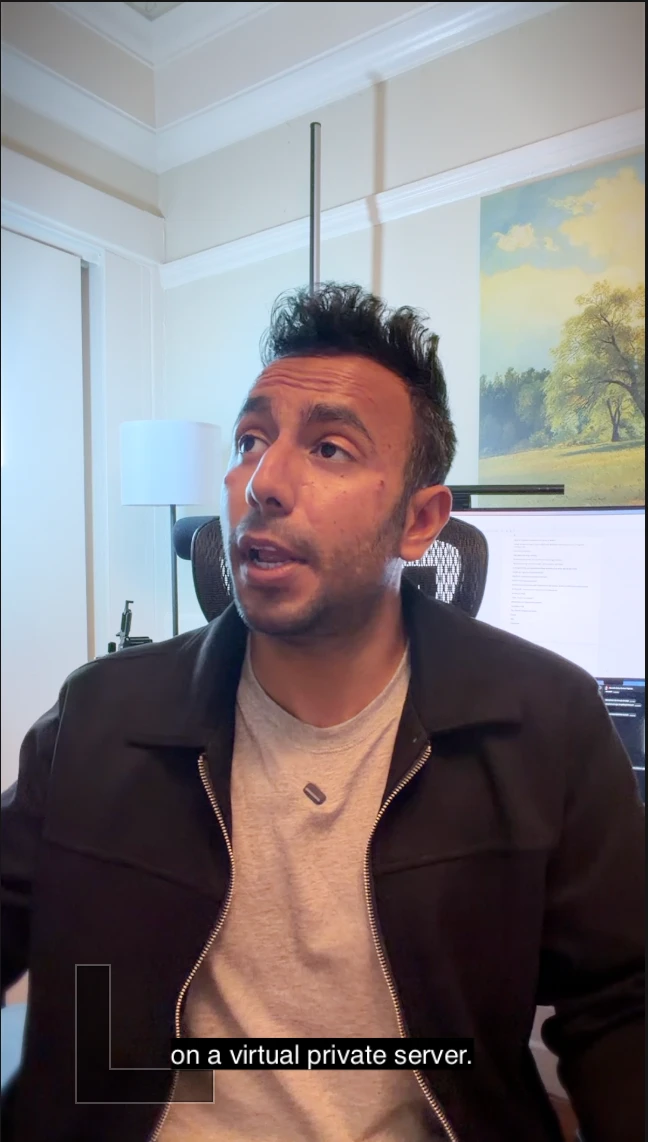
#> input picture videos/bluehost-agent-hosting/reference/face-sample.webp, 648 x 1142 px
$ python -i proof_stack.py   (imports and definitions only)
#> lines starting #> are read from the running program, lines starting #| are printed output that depends on the picture; after the words box and inside, x2 and y2 are one past the last pixel; in counts of white or black regions, pixels touching at a corner belong together
"""Proof Stack style kit (from Harnoor's favourite reference reel, example videos/fav style.mp4, Oct 2026).
The talking head opens and closes; the middle is full-screen b-roll in a dark, defocused space where REAL proof objects
(logo tiles, tilted paper pages, polaroid photos, hanging lanyard badges, browser windows) land one by one, sharp and
centred, then shrink back into a soft, dim satellite slot so the proof visibly stacks up.
Self-contained (PIL + numpy). Every frame is a pure function of t.

  backdrop(pages, seed)              dark perspective "floor" of paper thumbnails, blurred, with a spotlight vignette
  tile(img)                          white rounded logo chip + soft shadow
  polaroid(img, w)                   white-bordered photo print + shadow (pass rot for a slight tilt)
  paper(img, w, tilt)                a real page as a sheet, optionally tilted in 3D (perspective), + shadow
  browser(img, url)                  macOS-style window chrome around a screenshot
  badge(logo, role, strap)           ID badge on a lanyard (hangs from the top edge)
  Item / render(bg, items, t)        object choreography: land (0.35 s expo-out + motion blur) -> hold -> recede
                                     (0.45 s to a back slot: 0.55x, 5 px blur, 45% dim)
  caption(text, t, ...)              small white sentence-case caption (Helvetica Neue Medium), quick fade
  accent(word, t, ...)               the occasional big Instrument Serif Italic word ("prestigious")
  cta_pill(text, t)                  white "Comment X" pill with a dot
  write_lut(path)                    clean, near-neutral LUT for the camera (b-roll scenes carry their own look)
"""
import math, os
from functools import lru_cache
import numpy as np
from PIL import Image, ImageDraw, ImageFilter, ImageFont, ImageEnhance

W, H = 1080, 1920
_REPO = os.path.abspath(os.path.join(os.path.dirname(os.path.abspath(__file__)), '../../../..'))
ITALIC = _REPO + '/fonts/instrumentserif/InstrumentSerif-Italic.ttf'
HN = '/System/Library/Fonts/HelveticaNeue.ttc'        # 10 = Medium, 1 = Bold
WHITE, INK, BG = (255, 255, 255), (22, 22, 24), (14, 15, 18)


@lru_cache(maxsize=None)
def font(path, size, index=0): return ImageFont.truetype(path, size, index=index)


def clamp(x, a=0.0, b=1.0): return max(a, min(b, x))
def expo_out(x): x = clamp(x); return 1 if x >= 1 else 1 - 2 ** (-10 * x)
def cubic_io(x): x = clamp(x); return 4 * x ** 3 if x < 0.5 else 1 - (-2 * x + 2) ** 3 / 2


def shadowed(im, blur=26, off=18, a=150, pad=60):
    c = Image.new('RGBA', (im.width + 2 * pad, im.height + 2 * pad), (0, 0, 0, 0))
    sh = Image.new('RGBA', im.size, (0, 0, 0, a)); sh.putalpha(im.getchannel('A').point(lambda v: v * a // 255))
    c.alpha_composite(sh, (pad, pad + off)); c = c.filter(ImageFilter.GaussianBlur(blur))
    c.alpha_composite(im, (pad, pad)); return c


def rounded(im, r):
    im = im.convert('RGBA'); m = Image.new('L', im.size, 0)
    ImageDraw.Draw(m).rounded_rectangle([0, 0, im.width - 1, im.height - 1], radius=r, fill=255)
    a = Image.fromarray(np.minimum(np.asarray(m), np.asarray(im.getchannel('A'))))
    im.putalpha(a); return im


def fit(im, w=None, h=None):
    k = min((w or 1e9) / im.width, (h or 1e9) / im.height)
    return im.resize((max(1, round(im.width * k)), max(1, round(im.height * k))), Image.LANCZOS)


# ---------------- objects ----------------
def tile(img, h=150, pad=34, r=30, bg=WHITE):
    lg = fit(img.convert('RGBA'), h=h - 2 * pad if img.width / img.height < 2.2 else None, w=None if img.width / img.height < 2.2 else 3.2 * h)
    if lg.height > h - 2 * pad: lg = fit(lg, h=h - 2 * pad)
    c = Image.new('RGBA', (lg.width + 2 * pad + 10, h), bg + (255,)); c.alpha_composite(lg, (pad + 5, (h - lg.height) // 2))
    return shadowed(rounded(c, r))


# [92 lines left out: functions polaroid, tilt3d, _persp, paper, browser, badge and 2 more, not called in this run]


# ---------------- choreography ----------------
class Item:
    """obj: RGBA image. pos=(cx, cy) centre on landing; scale. enter: seconds; frm: 'bottom'|'top'|'left'|'right'|'zoom'.
    back: seconds when it recedes to back=(cx, cy, scale) (None = stays sharp until the scene ends).
    anchor_top: position by top edge (badges)."""
    # [110 lines left out: functions __init__, _img, pose, draw, render, caption and 3 more, not called in this run]

>>> from PIL import Image
>>> picture = Image.open('../../../../videos/bluehost-agent-hosting/reference/face-sample.webp')
#> picture is the input picture: PIL image 648x1142 RGB; mean R, G, B 128.8, 122.2, 124.6
>>> result = tile(picture)
#> in fit, `return im.resize((max(1, round(im.width * k)), max(1, round(im.height ..`:
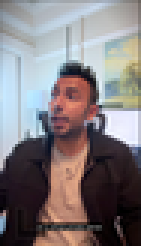
#> returned value: PIL image 47x82 RGBA (shown 3 times larger); mean R, G, B, A 129.1, 122.5, 124.9, 255
#> in tile, `c = Image.new('RGBA', (lg.width + 2 * pad + 10, h), bg + (255,))`: c: PIL image 125x150 RGBA; every value is 255
#> in tile, `c.alpha_composite(lg, (pad + 5, (h - lg.height) // 2))`:
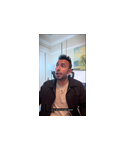
#> c: PIL image 125x150 RGBA; mean R, G, B, A 229.1, 227.8, 228.3, 255
#> in rounded, `m = Image.new('L', im.size, 0)`: m: PIL image 125x150 L; every value is 0
#> in rounded, `ImageDraw.Draw(m).rounded_rectangle([0, 0, im.width - 1, im.height - 1..`:
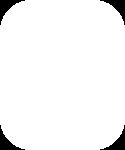
#> m: PIL image 125x150 L; 95.7% white; 4 black regions, box (x1, y1, x2, y2) and area: (0, 0, 25, 25) 203, (100, 0, 125, 25) 203, (0, 125, 25, 150) 203, (100, 125, 125, 150) 203
#> in shadowed, `c = Image.new('RGBA', (im.width + 2 * pad, im.height + 2 * pad), (0, 0..`: c: PIL image 245x270 RGBA; every value is 0
#> in shadowed, `sh.putalpha(im.getchannel('A').point(lambda v: v * a // 255))`:
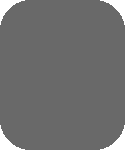
#> sh: PIL image 125x150 RGBA; mean R, G, B, A 0, 0, 0, 143.5; transparent parts drawn white
#> in shadowed, `c.alpha_composite(sh, (pad, pad + off))`:
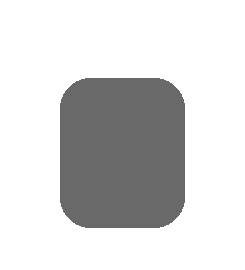
#> c: PIL image 245x270 RGBA; mean R, G, B, A 0, 0, 0, 40.7; transparent parts drawn white
#> in shadowed, `c = c.filter(ImageFilter.GaussianBlur(blur))`:
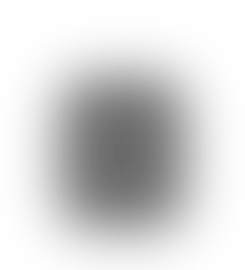
#> c: PIL image 245x270 RGBA; mean R, G, B, A 0, 0, 0, 40.6; transparent parts drawn white
#> in shadowed, `c.alpha_composite(im, (pad, pad))`:
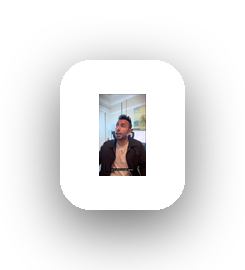
#> c: PIL image 245x270 RGBA; mean R, G, B, A 61.8, 61.4, 61.6, 81.7; transparent parts drawn white
